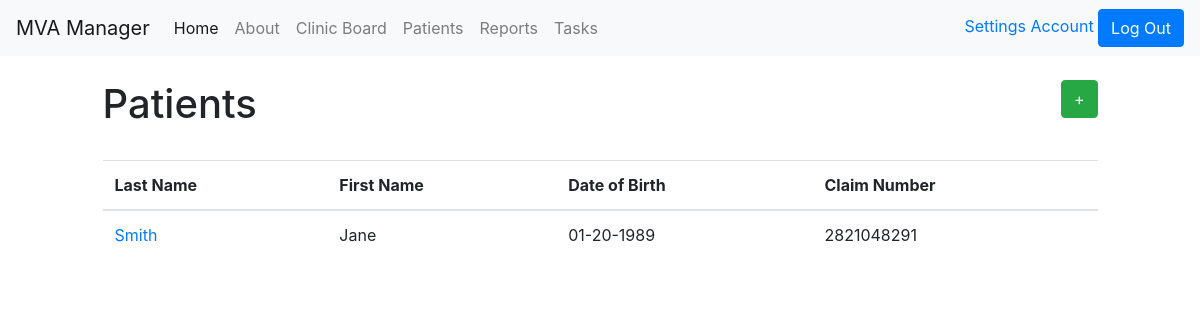
Page /patients (signed in) on the committed database.
### mvaManager/models.py (models this page shows)
class Patient(db.Model):
  id = db.Column(db.Integer, primary_key=True)
  pFirstName = db.Column(db.String(20), nullable=False)
  pLastName = db.Column(db.String(20), nullable=False)
  pPhone = db.Column(db.String(20))
  pEmailAddress = db.Column(db.String(35))
  pDOB = db.Column(db.DateTime)
  pIncidentDate = db.Column(db.DateTime, nullable=False)
  pClaimNumber = db.Column(db.Integer, nullable=False)
  pScheduleID = db.Column(db.Integer, unique=True, nullable=False)
  pNotes = db.Column(db.Text)
  billingschedule = db.relationship('BillingSchedule', backref='patient', lazy=True)
  appointments = db.relationship('Appointment', backref='patient', lazy=True)
  forms = db.relationship('Paperwork', backref='patient', lazy=True)

### mvaManager/patients/routes.py (the view)
@patients.route('/patients')
def patientslist():
  patientslist = Patient.query.all()
  return render_template('patients/patients.html', title='Patients', patients=patientslist)

### mvaManager/models.py (called while the page is built)
@login_manager.user_loader
def load_user(user_id):
  return User.query.get(int(user_id))

### mvaManager/templates/patients/patients.html
{% extends "layout.html" %}
  {% block content %}
  <br>
  <div class="row">
    <div class="col-md-6">
      <h1>Patients</h1>
    </div>
    <div class="col-md-6">
      <div class="text-right">
        <a class="btn btn-success" href="{{ url_for('patients.addPatient')}}"> + </a></td>
      </div>
    </div>
  </div>
  <br>
  <table class="table">
    <thead>
      <th scope="col"> Last Name </td>
      <th scope="col"> First Name </td>
      <th scope="col"> Date of Birth </td>
      <th scope="col"> Claim Number </td>
    </thead>
    <tbody>
    {% for patient in patients %}
      <tr>
        <td> <a href="{{ url_for('patients.patient', patient_id=patient.id) }}">{{ patient.pLastName }}</a></td>
        <td> {{ patient.pFirstName }}</td>
        <td> {{ patient.pDOB.strftime('%m-%d-%Y') }}</td>
        <td> {{ patient.pClaimNumber }}</td>
      </tr>
    {% endfor %}
    </tbody>
  </table>
  {% endblock content %}

### rows in the picture
Patient: pLastName "Smith", pFirstName "Jane", pDOB "01-20-1989", pClaimNumber "2821048291"
